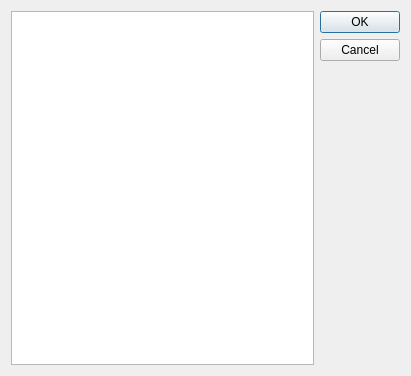
<?xml version="1.0" encoding="UTF-8"?>
<ui version="4.0">
 <class>StructureEditClass</class>
 <widget class="QDialog" name="StructureEditClass">
  <property name="geometry">
   <rect>
    <x>0</x>
    <y>0</y>
    <width>411</width>
    <height>376</height>
   </rect>
  </property>
  <property name="windowTitle">
   <string>StructureEdit</string>
  </property>
  <layout class="QHBoxLayout" name="horizontalLayout">
   <item>
    <widget class="QTreeView" name="treStructure"/>
   </item>
   <item>
    <widget class="QDialogButtonBox" name="buttonBox">
     <property name="orientation">
      <enum>Qt::Vertical</enum>
     </property>
     <property name="standardButtons">
      <set>QDialogButtonBox::Cancel|QDialogButtonBox::Ok</set>
     </property>
     <property name="centerButtons">
      <bool>false</bool>
     </property>
    </widget>
   </item>
  </layout>
 </widget>
 <layoutdefault spacing="6" margin="11"/>
 <resources/>
 <connections>
  <connection>
   <sender>buttonBox</sender>
   <signal>accepted()</signal>
   <receiver>StructureEditClass</receiver>
   <slot>accept()</slot>
   <hints>
    <hint type="sourcelabel">
     <x>364</x>
     <y>187</y>
    </hint>
    <hint type="destinationlabel">
     <x>205</x>
     <y>187</y>
    </hint>
   </hints>
  </connection>
  <connection>
   <sender>buttonBox</sender>
   <signal>rejected()</signal>
   <receiver>StructureEditClass</receiver>
   <slot>reject()</slot>
   <hints>
    <hint type="sourcelabel">
     <x>364</x>
     <y>187</y>
    </hint>
    <hint type="destinationlabel">
     <x>205</x>
     <y>187</y>
    </hint>
   </hints>
  </connection>
 </connections>
</ui>
